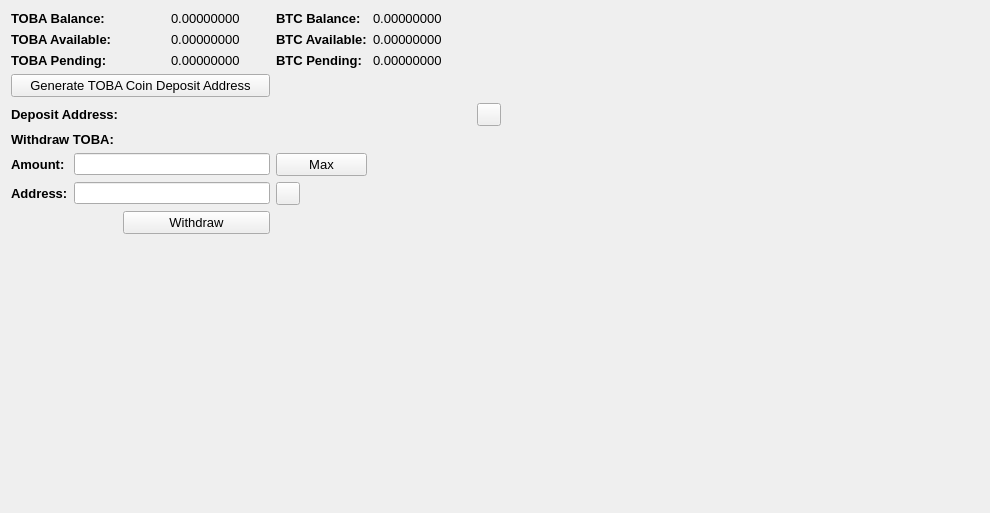
     <widget class="QWidget" name="BalanceTab">
      <attribute name="title">
       <string>Balance</string>
      </attribute>
      <layout class="QGridLayout" name="gridLayout_2">
       <item row="0" column="0" colspan="2">
        <widget class="QLabel" name="label_11">
         <property name="font">
          <font>
           <pointsize>10</pointsize>
           <weight>75</weight>
           <bold>true</bold>
          </font>
         </property>
         <property name="text">
          <string>TOBA Balance:</string>
         </property>
        </widget>
       </item>
       <item row="0" column="3">
        <widget class="QLabel" name="TOBABalanceLabel">
         <property name="font">
          <font>
           <pointsize>10</pointsize>
          </font>
         </property>
         <property name="text">
          <string>0.00000000</string>
         </property>
         <property name="textInteractionFlags">
          <set>Qt::LinksAccessibleByMouse|Qt::TextSelectableByMouse</set>
         </property>
        </widget>
       </item>
       <item row="0" column="4">
        <widget class="QLabel" name="label_12">
         <property name="font">
          <font>
           <pointsize>10</pointsize>
           <weight>75</weight>
           <bold>true</bold>
          </font>
         </property>
         <property name="text">
          <string>BTC Balance:</string>
         </property>
        </widget>
       </item>
       <item row="0" column="5">
        <widget class="QLabel" name="BitcoinBalanceLabel">
         <property name="font">
          <font>
           <pointsize>10</pointsize>
          </font>
         </property>
         <property name="text">
          <string>0.00000000</string>
         </property>
         <property name="textInteractionFlags">
          <set>Qt::LinksAccessibleByMouse|Qt::TextSelectableByMouse</set>
         </property>
        </widget>
       </item>
       <item row="0" column="7" rowspan="10">
        <spacer name="horizontalSpacer_4">
         <property name="orientation">
          <enum>Qt::Horizontal</enum>
         </property>
         <property name="sizeHint" stdset="0">
          <size>
           <width>478</width>
           <height>488</height>
          </size>
         </property>
        </spacer>
       </item>
       <item row="1" column="0" colspan="2">
        <widget class="QLabel" name="label_13">
         <property name="font">
          <font>
           <pointsize>10</pointsize>
           <weight>75</weight>
           <bold>true</bold>
          </font>
         </property>
         <property name="text">
          <string>TOBA Available:</string>
         </property>
        </widget>
       </item>
       <item row="1" column="3">
        <widget class="QLabel" name="TOBAAvailableLabel_2">
         <property name="font">
          <font>
           <pointsize>10</pointsize>
          </font>
         </property>
         <property name="text">
          <string>0.00000000</string>
         </property>
         <property name="textInteractionFlags">
          <set>Qt::LinksAccessibleByMouse|Qt::TextSelectableByMouse</set>
         </property>
        </widget>
       </item>
       <item row="1" column="4">
        <widget class="QLabel" name="label_15">
         <property name="font">
          <font>
           <pointsize>10</pointsize>
           <weight>75</weight>
           <bold>true</bold>
          </font>
         </property>
         <property name="text">
          <string>BTC Available:</string>
         </property>
        </widget>
       </item>
       <item row="1" column="5">
        <widget class="QLabel" name="BitcoinAvailableLabel">
         <property name="font">
          <font>
           <pointsize>10</pointsize>
          </font>
         </property>
         <property name="text">
          <string>0.00000000</string>
         </property>
         <property name="textInteractionFlags">
          <set>Qt::LinksAccessibleByMouse|Qt::TextSelectableByMouse</set>
         </property>
        </widget>
       </item>
       <item row="2" column="0" colspan="2">
        <widget class="QLabel" name="label_14">
         <property name="font">
          <font>
           <pointsize>10</pointsize>
           <weight>75</weight>
           <bold>true</bold>
          </font>
         </property>
         <property name="text">
          <string>TOBA Pending:</string>
         </property>
        </widget>
       </item>
       <item row="2" column="3">
        <widget class="QLabel" name="TOBAPendingLabel">
         <property name="font">
          <font>
           <pointsize>10</pointsize>
          </font>
         </property>
         <property name="text">
          <string>0.00000000</string>
         </property>
         <property name="textInteractionFlags">
          <set>Qt::LinksAccessibleByMouse|Qt::TextSelectableByMouse</set>
         </property>
        </widget>
       </item>
       <item row="2" column="4">
        <widget class="QLabel" name="label_31">
         <property name="font">
          <font>
           <pointsize>10</pointsize>
           <weight>75</weight>
           <bold>true</bold>
          </font>
         </property>
         <property name="text">
          <string>BTC Pending:</string>
         </property>
        </widget>
       </item>
       <item row="2" column="5">
        <widget class="QLabel" name="BitcoinPendingLabel">
         <property name="font">
          <font>
           <pointsize>10</pointsize>
          </font>
         </property>
         <property name="text">
          <string>0.00000000</string>
         </property>
         <property name="textInteractionFlags">
          <set>Qt::LinksAccessibleByMouse|Qt::TextSelectableByMouse</set>
         </property>
        </widget>
       </item>
       <item row="3" column="0" colspan="4">
        <widget class="QPushButton" name="GenDepositBTN">
         <property name="font">
          <font>
           <pointsize>10</pointsize>
          </font>
         </property>
         <property name="text">
          <string>Generate TOBA Coin Deposit Address</string>
         </property>
        </widget>
       </item>
       <item row="4" column="0" colspan="3">
        <widget class="QLabel" name="label_33">
         <property name="font">
          <font>
           <pointsize>10</pointsize>
           <weight>75</weight>
           <bold>true</bold>
          </font>
         </property>
         <property name="text">
          <string>Deposit Address:</string>
         </property>
        </widget>
       </item>
       <item row="4" column="3" colspan="3">
        <widget class="QLabel" name="DepositAddressLabel">
         <property name="minimumSize">
          <size>
           <width>300</width>
           <height>0</height>
          </size>
         </property>
         <property name="palette">
          <palette>
           <active>
            <colorrole role="WindowText">
             <brush brushstyle="SolidPattern">
              <color alpha="255">
               <red>0</red>
               <green>0</green>
               <blue>0</blue>
              </color>
             </brush>
            </colorrole>
            <colorrole role="Text">
             <brush brushstyle="SolidPattern">
              <color alpha="255">
               <red>0</red>
               <green>0</green>
               <blue>255</blue>
              </color>
             </brush>
            </colorrole>
           </active>
           <inactive>
            <colorrole role="WindowText">
             <brush brushstyle="SolidPattern">
              <color alpha="255">
               <red>0</red>
               <green>0</green>
               <blue>0</blue>
              </color>
             </brush>
            </colorrole>
            <colorrole role="Text">
             <brush brushstyle="SolidPattern">
              <color alpha="255">
               <red>0</red>
               <green>0</green>
               <blue>255</blue>
              </color>
             </brush>
            </colorrole>
           </inactive>
           <disabled>
            <colorrole role="WindowText">
             <brush brushstyle="SolidPattern">
              <color alpha="255">
               <red>120</red>
               <green>120</green>
               <blue>120</blue>
              </color>
             </brush>
            </colorrole>
            <colorrole role="Text">
             <brush brushstyle="SolidPattern">
              <color alpha="255">
               <red>120</red>
               <green>120</green>
               <blue>120</blue>
              </color>
             </brush>
            </colorrole>
           </disabled>
          </palette>
         </property>
         <property name="font">
          <font>
           <pointsize>10</pointsize>
           <weight>75</weight>
           <bold>true</bold>
          </font>
         </property>
         <property name="text">
          <string/>
         </property>
         <property name="alignment">
          <set>Qt::AlignRight|Qt::AlignTrailing|Qt::AlignVCenter</set>
         </property>
         <property name="textInteractionFlags">
          <set>Qt::LinksAccessibleByMouse|Qt::TextSelectableByKeyboard|Qt::TextSelectableByMouse</set>
         </property>
        </widget>
       </item>
       <item row="4" column="6">
        <widget class="QToolButton" name="DepositCopyButton">
         <property name="toolTip">
          <string>Copy to clipboard</string>
         </property>
         <property name="text">
          <string/>
         </property>
         <property name="icon">
          <iconset resource="../bitcoin.qrc">
           <normaloff>:/icons/editcopy</normaloff>:/icons/editcopy</iconset>
         </property>
         <property name="shortcut">
          <string>Alt+P</string>
         </property>
        </widget>
       </item>
       <item row="5" column="0" colspan="2">
        <widget class="QLabel" name="label_34">
         <property name="font">
          <font>
           <pointsize>10</pointsize>
           <weight>75</weight>
           <bold>true</bold>
          </font>
         </property>
         <property name="text">
          <string>Withdraw TOBA:</string>
         </property>
        </widget>
       </item>
       <item row="6" column="0">
        <widget class="QLabel" name="label_26">
         <property name="font">
          <font>
           <pointsize>10</pointsize>
           <weight>75</weight>
           <bold>true</bold>
          </font>
         </property>
         <property name="text">
          <string>Amount:</string>
         </property>
        </widget>
       </item>
       <item row="6" column="1" colspan="3">
        <widget class="QLineEdit" name="WithdrawUnitsInput">
         <property name="font">
          <font>
           <pointsize>9</pointsize>
           <weight>75</weight>
           <bold>true</bold>
          </font>
         </property>
         <property name="text">
          <string/>
         </property>
        </widget>
       </item>
       <item row="6" column="4">
        <widget class="QPushButton" name="Withdraw_Max_Amount">
         <property name="font">
          <font>
           <pointsize>10</pointsize>
          </font>
         </property>
         <property name="text">
          <string>Max</string>
         </property>
        </widget>
       </item>
       <item row="7" column="0">
        <widget class="QLabel" name="label_10">
         <property name="font">
          <font>
           <pointsize>10</pointsize>
           <weight>75</weight>
           <bold>true</bold>
          </font>
         </property>
         <property name="text">
          <string>Address:</string>
         </property>
        </widget>
       </item>
       <item row="7" column="1" colspan="3">
        <widget class="QLineEdit" name="WithdrawAddress">
         <property name="font">
          <font>
           <pointsize>9</pointsize>
           <weight>75</weight>
           <bold>true</bold>
          </font>
         </property>
        </widget>
       </item>
       <item row="7" column="4">
        <widget class="QToolButton" name="WithdrawPasteButton">
         <property name="toolTip">
          <string>Paste from clipboard</string>
         </property>
         <property name="text">
          <string/>
         </property>
         <property name="icon">
          <iconset resource="../bitcoin.qrc">
           <normaloff>:/icons/editpaste</normaloff>:/icons/editpaste</iconset>
         </property>
         <property name="shortcut">
          <string>Alt+P</string>
         </property>
        </widget>
       </item>
       <item row="8" column="2" colspan="2">
        <widget class="QPushButton" name="WithdrawUnitsBtn">
         <property name="font">
          <font>
           <pointsize>10</pointsize>
          </font>
         </property>
         <property name="text">
          <string>Withdraw</string>
         </property>
        </widget>
       </item>
       <item row="9" column="0" colspan="6">
        <spacer name="verticalSpacer">
         <property name="orientation">
          <enum>Qt::Vertical</enum>
         </property>
         <property name="sizeHint" stdset="0">
          <size>
           <width>428</width>
           <height>262</height>
          </size>
         </property>
        </spacer>
       </item>
      </layout>
      <zorder>label_31</zorder>
      <zorder>label_15</zorder>
      <zorder>label_12</zorder>
      <zorder>label_14</zorder>
      <zorder>label_13</zorder>
      <zorder>label_11</zorder>
      <zorder>BitcoinBalanceLabel</zorder>
      <zorder>TOBABalanceLabel</zorder>
      <zorder>TOBAAvailableLabel_2</zorder>
      <zorder>TOBAPendingLabel</zorder>
      <zorder>BitcoinAvailableLabel</zorder>
      <zorder>BitcoinPendingLabel</zorder>
      <zorder>label_33</zorder>
      <zorder>GenDepositBTN</zorder>
      <zorder>DepositAddressLabel</zorder>
      <zorder>Withdraw_Max_Amount</zorder>
      <zorder>label_34</zorder>
      <zorder>WithdrawUnitsInput</zorder>
      <zorder>label_10</zorder>
      <zorder>label_26</zorder>
      <zorder>WithdrawAddress</zorder>
      <zorder>WithdrawUnitsBtn</zorder>
      <zorder>horizontalSpacer_4</zorder>
      <zorder>verticalSpacer</zorder>
      <zorder>WithdrawPasteButton</zorder>
      <zorder>DepositCopyButton</zorder>
     </widget>
